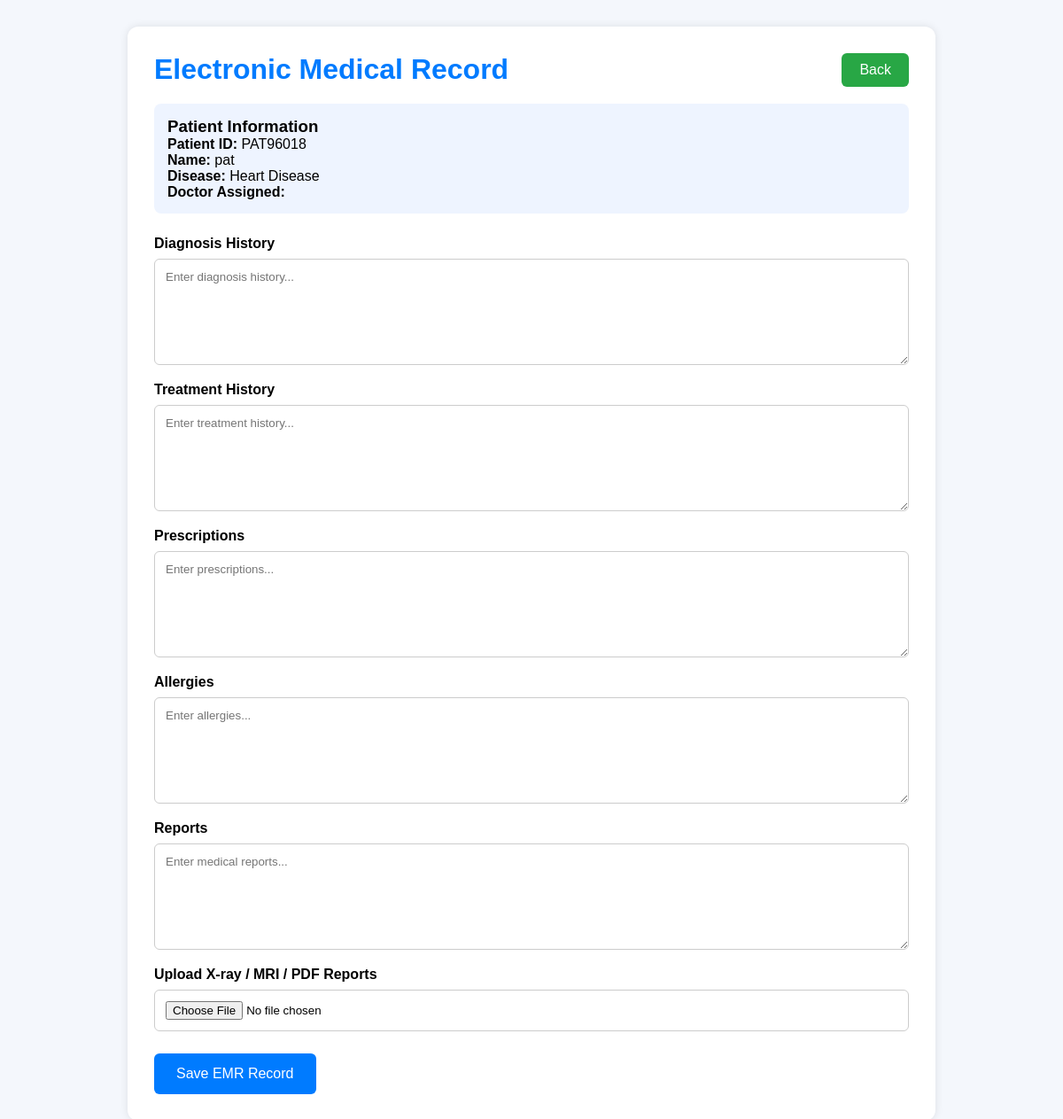
Screenshot of /emr/PAT96018 (signed in) with the database file from the repository.
### tables this page shows
CREATE TABLE patients (
            id INTEGER PRIMARY KEY AUTOINCREMENT,
            patient_id TEXT UNIQUE,
            full_name TEXT,
            age INTEGER,
            gender TEXT,
            phone TEXT,
            address TEXT,
            blood_group TEXT,
            disease TEXT,
            doctor_assigned TEXT,
            admission_type TEXT,
            admission_date TEXT,
            discharge_date TEXT,
            emergency_contact TEXT,
            insurance_provider TEXT,
            insurance_number TEXT,
            medical_history TEXT
        );

### app.py (the view, shortened to what this page needs)
@app.route('/emr/<patient_id>', methods=['GET', 'POST'])
def emr(patient_id):
    if 'user' not in session:
        return redirect(url_for('login'))
    conn = sqlite3.connect(DATABASE)
    cursor = conn.cursor()
    cursor.execute(
        "SELECT * FROM patients WHERE patient_id=?",
        (patient_id,)
    )
    patient = cursor.fetchone()
    conn.close()
    return render_template(
        'add_emr.html',
        patient=patient
    )

### hospital_management_system/templates/add_emr.html (shortened to what this page needs)
<!DOCTYPE html>
<html lang="en">
<head>
</head>
<body>
<div class="container">
    <a href="/patient_dashboard" class="back-btn">
        Back
    </a>
    <h1>Electronic Medical Record</h1>
    <div class="patient-box">
        <h3>Patient Information</h3>
        <p><strong>Patient ID:</strong> {{ patient[1] }}</p>
        <p><strong>Name:</strong> {{ patient[2] }}</p>
        <p><strong>Disease:</strong> {{ patient[8] }}</p>
        <p><strong>Doctor Assigned:</strong> {{ patient[9] }}</p>
    </div>
    <form method="POST" enctype="multipart/form-data">
        <label>Diagnosis History</label>
        <textarea
            name="diagnosis_history"
            placeholder="Enter diagnosis history..."
            required
        ></textarea>
        <label>Treatment History</label>
        <textarea
            name="treatment_history"
            placeholder="Enter treatment history..."
            required
        ></textarea>
        <label>Prescriptions</label>
        <textarea
            name="prescriptions"
            placeholder="Enter prescriptions..."
            required
        ></textarea>
        <label>Allergies</label>
        <textarea
            name="allergies"
            placeholder="Enter allergies..."
        ></textarea>
        <label>Reports</label>
        <textarea
            name="reports"
            placeholder="Enter medical reports..."
        ></textarea>
        <label>Upload X-ray / MRI / PDF Reports</label>
        <input
            type="file"
            name="xray_mri"
            accept=".png,.jpg,.jpeg,.pdf"
        >
        <button type="submit">
            Save EMR Record
        </button>
    </form>
</div>
</body>
</html>

### hospital_management_system/templates/add_emr.html (style rules this page uses)
* { margin:0; padding:0; box-sizing:border-box; font-family:Arial, sans-serif; }
body { background:#f4f7fc; padding:30px; }
.container { width:80%; margin:auto; background:white; padding:30px; border-radius:12px; box-shadow:0 0 10px rgba(0,0,0,0.1); }
h1 { color:#007bff; margin-bottom:20px; }
.patient-box { background:#eef4ff; padding:15px; border-radius:8px; margin-bottom:25px; }
label { font-weight:bold; display:block; margin-top:15px; margin-bottom:8px; }
textarea, input[type="file"] { width:100%; padding:12px; border:1px solid #ccc; border-radius:6px; }
textarea { resize:vertical; min-height:120px; }
button { margin-top:25px; background:#007bff; color:white; border:none; padding:14px 25px; border-radius:6px; cursor:pointer; font-size:16px; }
.back-btn { text-decoration:none; background:#28a745; color:white; padding:10px 20px; border-radius:6px; float:right; }

### rows the page displays
patients: patient "PAT96018", full_name "pat", disease "Heart Disease"
